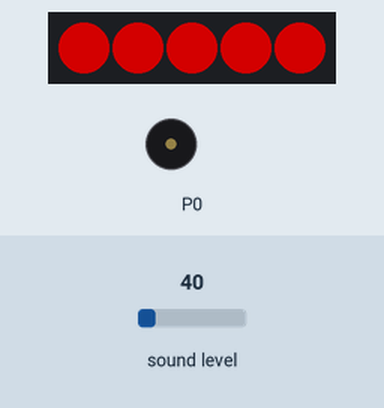
Simulated run of this program. Board: BBC micro:bit (MakeCode). On the bench: 5 RGB LEDs in strip order, left to right, buzzer (waves = sounding). The test bench sets the inputs (shaded band); at power-on: sound level 40. Dim RGB values are drawn brighter than linear.

Above: at 1.2 s.
1.3 s: sound level set to 45
2.8 s: sound level set to 53
At 3.6 s:
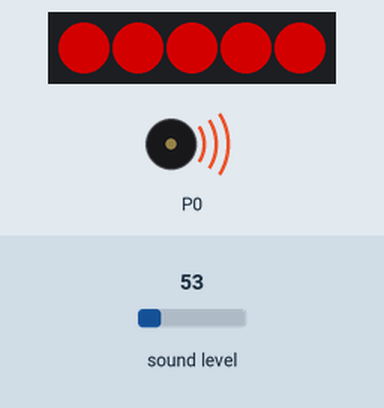
Timing chart, 0 to 11.8 s (numbered marks = the images above; inputs shaded):
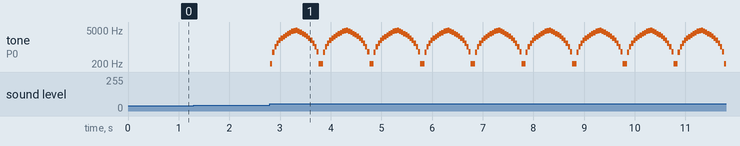

The program:

main.ts
```typescript
music.setBuiltInSpeakerEnabled(true)
let opakování = 1
let strip = neopixel.create(DigitalPin.P0, 5, NeoPixelMode.RGB)
strip.showColor(neopixel.colors(NeoPixelColors.Red))
basic.forever(function () {
    if (input.soundLevel() >= 50) {
        opakování = 0
    }
    while (opakování == 0) {
        music.playSoundEffect(music.createSoundEffect(WaveShape.Sine, 1, 4971, 0, 255, 500, SoundExpressionEffect.None, InterpolationCurve.Linear), SoundExpressionPlayMode.UntilDone)
        music.playSoundEffect(music.createSoundEffect(WaveShape.Sine, 5000, 0, 255, 0, 500, SoundExpressionEffect.None, InterpolationCurve.Linear), SoundExpressionPlayMode.UntilDone)
    }
    while (opakování == 0) {
        strip.show()
        kitronik_servo_lite.left()
    }
})
```

test.ts
```typescript
// Tady jsou testy. Při použití tohoto balíčku jako rozšíření nebude zkompilováno.
```

Measured:
- the behaviour switches between 49 and 50 on sound level (found by bisection; images 0 and 1)
- after the input at 1.3 s, every drawn part: stays the same
- after the input at 2.8 s, tone on P0: plays 208 Hz for 0.04 s, 622 Hz for 0.04 s, 1036 Hz for 0.04 s, 1450 Hz for 0.04 s, 1864 Hz for 0.04 s, 2278 Hz for 0.04 s … (208 notes in this stretch), starting at once
